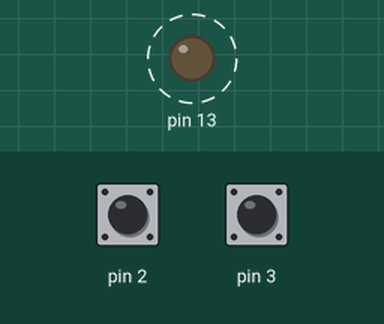
This sketch was run on a simulated Arduino Uno, built with avr-gcc and run on an emulated ATmega328P. Parts: output pins drawn as LEDs (lit = HIGH). Dashed ring = blinking. Inputs (shaded band) come from the test bench; at power-on: pin 2 HIGH, pin 3 HIGH. What the sketch prints to the serial monitor is not drawn.

Above: at 0.5 s.
Timing chart, 0 to 4.6 s (numbered marks = the images above):
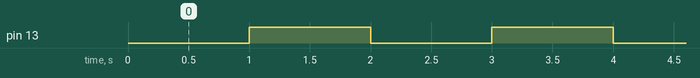

Measured:
- by itself, pin 13: alternates HIGH for 1.0 s and LOW for 1.0 s

The sketch:

Nano_atmega328_PWMRead.ino
```cpp
uint32_t fast_timer, mid_timer, slow_timer;

uint16_t Input[2];

void setup()
{
  Serial.begin(115200);
  DDRB |= (1 << 5);

  Init_PWM_In();
}

void loop()
{
  uint32_t now = millis();

  if(now - slow_timer >= 1000){ // 1Hz Loop
    slow_timer = now;
    slow_loop();
  }

  if(now - mid_timer >= 50){ // 20Hz Loop
    mid_timer = now;
    mid_loop();
  }

  if(now - fast_timer >= 10){ // 100Hz Loop
    fast_timer = now;
    fast_loop();
  }
}

void slow_loop()
{
  PORTB ^= (1 << 5);

}

void mid_loop()
{
  Serial.print(Input[0]);
  Serial.print("\t");
  Serial.println(Input[1]);
}

void fast_loop()
{
  getPWMIn(2, Input);
}
```

PWM_Read.ino
```cpp
// PWM Read Functions
// use pin change interrupt

#define MAX_INPUT_NUM 2

volatile uint16_t oldTimer;
volatile uint8_t oldPinState;

static uint16_t pwm_in[2];
static uint16_t oldIntTimer[2];

void Init_PWM_In(void)
{
  uint8_t oldSREG = SREG;
  cli();

  // Init PWM input port
  // Input port: PD2(PCINT18) PD3(PCINT19)
  DDRD &= ~((1 << 2) | (1 << 3));
  PORTD |= ((1 << 2) | (1 << 3));

  PCMSK2 |= (1 << 2) | (1 << 3);
  PCICR |= (1 << 2);

  // Init Timer1
  TCNT1 = 0;
  TIFR1 = 0;

  TCCR1A = _BV(COM1A1) | _BV(COM1B1) | _BV(WGM11);
  TCCR1B = _BV(WGM13) | _BV(WGM12) | _BV(CS11);

  ICR1 = 40000;
  OCR1A = 0xFFFF;
  OCR1B = 0xFFFF;

  SREG = oldSREG;
}

ISR(PCINT2_vect)
{
  uint16_t currentTimer;
  uint8_t currentPinState, changePin, checkPin;

  checkPin = 2;

  currentTimer = TCNT1;
  currentPinState = PIND & ((1 << 2) | (1 << 3));

  changePin = currentPinState ^ oldPinState;
  oldPinState = currentPinState;

  while(1){
    if(changePin & (1 << checkPin)){

      if(!(currentPinState & (1 << checkPin))){
        if(currentTimer < oldIntTimer[checkPin - 2]){
          pwm_in[checkPin - 2] = ((40000 - oldIntTimer[checkPin - 2]) + currentTimer) >> 1;
        }
        else{
          pwm_in[checkPin - 2] = (currentTimer - oldIntTimer[checkPin - 2]) >> 1;
        }
      }
      oldIntTimer[checkPin - 2] = currentTimer;
      changePin &= ~(1 << checkPin);
    }
    if(changePin <= 0 || checkPin >= (2 + MAX_INPUT_NUM - 1)){
      break;
    }
    checkPin ++;
  }
}

void getPWMIn(uint8_t length, uint16_t *data)
{
  for(uint8_t i = 0; i < length; i ++){
    data[i] = pwm_in[i];
  }
}
```
